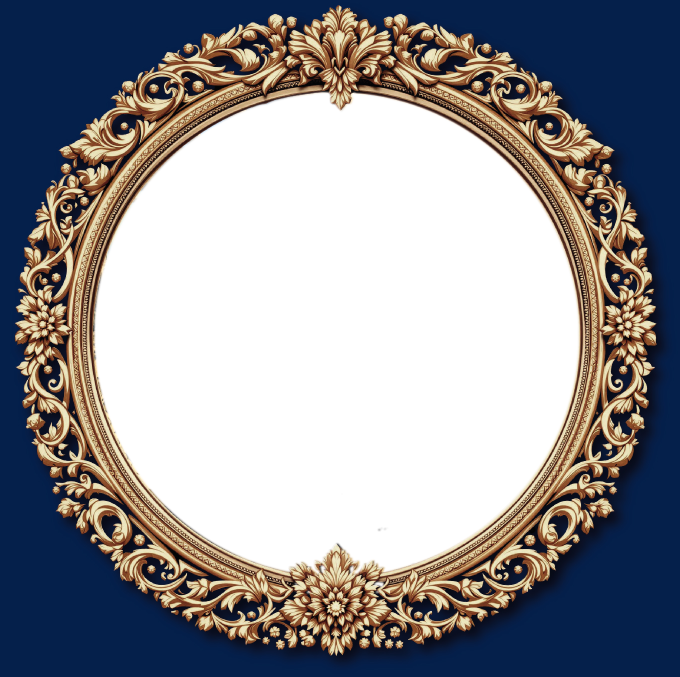
#> input picture config/frame_overlay_template.png, 1360 x 1353 px (shown at 1/2 size)
$ python verify_composite.py ../config/frame_overlay_template.png ../config/frame_overlay_template.png
#> lines starting #> are read from the running program, lines starting #| are printed output that depends on the picture
#!/usr/bin/env python3
"""
Visual Regression Test for Alexandria Cover Designer Compositing.

Compares a composited cover output against its source cover JPG to verify:
1. ORNAMENT ZONE (r > 480px from center): Frame pixels are IDENTICAL to source
2. ART ZONE (r < 370px from center): Pixels DIFFER from source (AI art replaced them)
3. TRANSITION ZONE (370-480px): Smooth blending, no hard edges
4. CENTERING: Art center coincides with medallion center (2864, 1620)

Usage:
    python scripts/verify_composite.py <composited.jpg> <source_cover.jpg>
    python scripts/verify_composite.py <composited.jpg> <source_cover.jpg> --strict
    python scripts/verify_composite.py --batch <output_dir> <source_covers_dir>

Exit codes:
    0 = ALL CHECKS PASSED
    1 = ONE OR MORE CHECKS FAILED
    2 = ERROR (missing files, wrong dimensions, etc.)

This script MUST be run after every compositor change before committing.
Both Claude Cowork and Codex are required to run this and report results.
"""

import argparse
import sys
import json
from pathlib import Path

import numpy as np
from PIL import Image

# ── Known Geometry ──
CENTER_X = 2864
CENTER_Y = 1620
OUTER_FRAME_RADIUS = 500

# ── Test Zone Radii ──
ORNAMENT_ZONE_MIN = 480   # Beyond this = pure frame, must match source
ART_ZONE_MAX = 370        # Inside this = pure art, must differ from source
# Between 370-480 = transition zone (scrollwork + art boundary)

# ── Thresholds ──
ORNAMENT_MATCH_THRESHOLD = 0.995   # 99.5% of ornament pixels must be identical
ART_DIFFER_THRESHOLD = 0.90        # 90% of art zone pixels must differ from source
CHANNEL_DIFF_TOLERANCE = 2         # JPEG compression tolerance (0-255 scale)
CENTERING_TOLERANCE_PX = 5         # Art center must be within 5px of medallion center


def load_image_array(path: Path) -> np.ndarray:
    """Load image as RGB numpy array."""
    img = Image.open(path).convert("RGB")
    return np.array(img, dtype=np.uint8)


def make_radial_mask(shape: tuple, center_x: int, center_y: int, radius: float) -> np.ndarray:
    """Create a boolean mask for pixels within radius of center."""
    h, w = shape[:2]
    yy, xx = np.ogrid[:h, :w]
    dist_sq = (xx - center_x).astype(np.float64)**2 + (yy - center_y).astype(np.float64)**2
    return dist_sq <= radius**2


def check_ornament_zone(composite: np.ndarray, source: np.ndarray) -> dict:
    """Check that ornament zone pixels match the source cover exactly."""
    # Ornament zone: outside ORNAMENT_ZONE_MIN radius but inside image
    ornament_mask = ~make_radial_mask(composite.shape, CENTER_X, CENTER_Y, ORNAMENT_ZONE_MIN)

    # Also exclude pixels outside the outer frame (pure background, may differ)
    frame_outer = make_radial_mask(composite.shape, CENTER_X, CENTER_Y, OUTER_FRAME_RADIUS + 50)
    ornament_mask = ornament_mask & frame_outer

    # But we also want to check the rest of the cover OUTSIDE the medallion area entirely
    # The entire cover outside the medallion region should be identical
    full_cover_mask = ~make_radial_mask(composite.shape, CENTER_X, CENTER_Y, OUTER_FRAME_RADIUS + 50)

    # Combine: check ornament ring + everything outside medallion
    check_mask = ornament_mask | full_cover_mask

    total_pixels = int(np.sum(check_mask))
    if total_pixels == 0:
        return {"pass": False, "error": "No ornament zone pixels found"}

    # Per-pixel max channel difference
    diff = np.max(np.abs(composite.astype(np.int16) - source.astype(np.int16)), axis=2)
    matching = np.sum((diff[check_mask] <= CHANNEL_DIFF_TOLERANCE))
    match_ratio = float(matching) / total_pixels

    passed = match_ratio >= ORNAMENT_MATCH_THRESHOLD
    return {
        "pass": passed,
        "match_ratio": round(match_ratio, 6),
        "threshold": ORNAMENT_MATCH_THRESHOLD,
        "total_pixels": total_pixels,
        "matching_pixels": int(matching),
        "mismatched_pixels": total_pixels - int(matching),
        "message": (
            f"PASS: {match_ratio:.2%} of frame/ornament pixels match source"
            if passed else
            f"FAIL: Only {match_ratio:.2%} of frame/ornament pixels match source "
            f"(need {ORNAMENT_MATCH_THRESHOLD:.1%}). {total_pixels - int(matching):,} pixels differ."
        ),
    }


def check_art_zone(composite: np.ndarray, source: np.ndarray) -> dict:
    """Check that art zone pixels differ from source (AI art replaced them)."""
    art_mask = make_radial_mask(composite.shape, CENTER_X, CENTER_Y, ART_ZONE_MAX)

    total_pixels = int(np.sum(art_mask))
    if total_pixels == 0:
        return {"pass": False, "error": "No art zone pixels found"}

    # Per-pixel max channel difference
    diff = np.max(np.abs(composite.astype(np.int16) - source.astype(np.int16)), axis=2)
    different = np.sum(diff[art_mask] > CHANNEL_DIFF_TOLERANCE)
    differ_ratio = float(different) / total_pixels

    passed = differ_ratio >= ART_DIFFER_THRESHOLD
    return {
        "pass": passed,
        "differ_ratio": round(differ_ratio, 6),
        "threshold": ART_DIFFER_THRESHOLD,
        "total_pixels": total_pixels,
        "different_pixels": int(different),
        "same_pixels": total_pixels - int(different),
        "message": (
            f"PASS: {differ_ratio:.2%} of art zone pixels differ from source (AI art present)"
            if passed else
            f"FAIL: Only {differ_ratio:.2%} of art zone pixels differ from source "
            f"(need {ART_DIFFER_THRESHOLD:.0%}). Original cover art may still be visible."
        ),
    }


def check_centering(composite: np.ndarray, source: np.ndarray) -> dict:
    """Check that the AI art is centered at the medallion center."""
    # Strategy: find the bounding box of pixels that differ significantly
    diff = np.max(np.abs(composite.astype(np.int16) - source.astype(np.int16)), axis=2)
    art_pixels = diff > 20  # Significant difference = art pixel

    # Only look within the medallion area
    medallion_mask = make_radial_mask(composite.shape, CENTER_X, CENTER_Y, OUTER_FRAME_RADIUS)
    art_in_medallion = art_pixels & medallion_mask

    if not np.any(art_in_medallion):
        return {"pass": False, "error": "No art detected in medallion area"}

    # Find center of mass of art pixels
    ys, xs = np.where(art_in_medallion)
    art_center_x = float(np.mean(xs))
    art_center_y = float(np.mean(ys))

    offset_x = abs(art_center_x - CENTER_X)
    offset_y = abs(art_center_y - CENTER_Y)
    offset_total = (offset_x**2 + offset_y**2)**0.5

    passed = offset_total <= CENTERING_TOLERANCE_PX
    return {
        "pass": passed,
        "art_center_x": round(art_center_x, 1),
        "art_center_y": round(art_center_y, 1),
        "expected_center_x": CENTER_X,
        "expected_center_y": CENTER_Y,
        "offset_x": round(offset_x, 1),
        "offset_y": round(offset_y, 1),
        "offset_total": round(offset_total, 1),
        "tolerance": CENTERING_TOLERANCE_PX,
        "message": (
            f"PASS: Art centered at ({art_center_x:.0f}, {art_center_y:.0f}), "
            f"offset {offset_total:.1f}px from medallion center"
            if passed else
            f"FAIL: Art centered at ({art_center_x:.0f}, {art_center_y:.0f}), "
            f"offset {offset_total:.1f}px exceeds {CENTERING_TOLERANCE_PX}px tolerance"
        ),
    }


def check_dimensions(composite: np.ndarray, source: np.ndarray) -> dict:
    """Check output dimensions match source."""
    comp_h, comp_w = composite.shape[:2]
    src_h, src_w = source.shape[:2]

    dims_match = (comp_w == src_w) and (comp_h == src_h)
    expected = (comp_w == 3784 and comp_h == 2777)

    passed = dims_match and expected
    return {
        "pass": passed,
        "composite_size": f"{comp_w}x{comp_h}",
        "source_size": f"{src_w}x{src_h}",
        "expected_size": "3784x2777",
        "message": (
            f"PASS: Dimensions {comp_w}x{comp_h} match source and expected size"
            if passed else
            f"FAIL: Composite={comp_w}x{comp_h}, Source={src_w}x{src_h}, Expected=3784x2777"
        ),
    }


def check_transition_zone(composite: np.ndarray, source: np.ndarray) -> dict:
    """Check the transition zone for quality (no harsh artifacts)."""
    # Transition zone: between ART_ZONE_MAX and ORNAMENT_ZONE_MIN
    inner = make_radial_mask(composite.shape, CENTER_X, CENTER_Y, ART_ZONE_MAX)
    outer = make_radial_mask(composite.shape, CENTER_X, CENTER_Y, ORNAMENT_ZONE_MIN)
    transition_mask = outer & ~inner

    total_pixels = int(np.sum(transition_mask))
    if total_pixels == 0:
        return {"pass": False, "error": "No transition zone pixels found"}

    # Check for harsh color discontinuities (gradient magnitude)
    # High gradient = potential artifact
    comp_gray = np.mean(composite.astype(np.float32), axis=2)

    # Sobel-like gradient (simple difference)
    grad_x = np.abs(np.diff(comp_gray, axis=1, prepend=comp_gray[:, :1]))
    grad_y = np.abs(np.diff(comp_gray, axis=0, prepend=comp_gray[:1, :]))
    gradient = np.sqrt(grad_x**2 + grad_y**2)

    # In transition zone, check for extreme gradients (artifacts)
    transition_gradient = gradient[transition_mask]
    harsh_pixels = np.sum(transition_gradient > 100)  # Very harsh edge
    harsh_ratio = float(harsh_pixels) / total_pixels

    passed = harsh_ratio < 0.02  # Less than 2% harsh pixels
    return {
        "pass": passed,
        "harsh_pixel_ratio": round(harsh_ratio, 6),
        "max_gradient": float(np.max(transition_gradient)),
        "mean_gradient": round(float(np.mean(transition_gradient)), 2),
        "total_pixels": total_pixels,
        "message": (
            f"PASS: Transition zone clean ({harsh_ratio:.2%} harsh pixels)"
            if passed else
            f"FAIL: Transition zone has artifacts ({harsh_ratio:.2%} harsh pixels, "
            f"max gradient={np.max(transition_gradient):.0f})"
        ),
    }


def verify_composite(composite_path: Path, source_path: Path, strict: bool = False) -> dict:
    """Run all verification checks on a composited cover."""
    print(f"\n{'='*70}")
    print(f"COMPOSITE VERIFICATION")
    print(f"  Composite: {composite_path.name}")
    print(f"  Source:    {source_path.name}")
    print(f"{'='*70}\n")

    try:
        composite = load_image_array(composite_path)
        source = load_image_array(source_path)
    except Exception as e:
        print(f"ERROR: Failed to load images: {e}")
        return {"overall_pass": False, "error": str(e)}

    checks = {
        "dimensions": check_dimensions(composite, source),
        "ornament_zone": check_ornament_zone(composite, source),
        "art_zone": check_art_zone(composite, source),
        "centering": check_centering(composite, source),
        "transition_quality": check_transition_zone(composite, source),
    }

    all_passed = all(c["pass"] for c in checks.values())

    for name, result in checks.items():
        status = "PASS" if result["pass"] else "FAIL"
        icon = "+" if result["pass"] else "X"
        print(f"  [{icon}] {name}: {result.get('message', status)}")

    print(f"\n{'='*70}")
    if all_passed:
        print("  RESULT: ALL CHECKS PASSED")
    else:
        failed = [k for k, v in checks.items() if not v["pass"]]
        print(f"  RESULT: FAILED ({len(failed)} check(s): {', '.join(failed)})")
    print(f"{'='*70}\n")

    return {
        "overall_pass": all_passed,
        "checks": checks,
        "composite_path": str(composite_path),
        "source_path": str(source_path),
    }


def main():
    parser = argparse.ArgumentParser(
        description="Verify composited cover output against source cover."
    )
    parser.add_argument("composite", type=Path, help="Path to composited output JPG")
    parser.add_argument("source", type=Path, help="Path to source cover JPG")
    parser.add_argument("--strict", action="store_true", help="Stricter thresholds")
    parser.add_argument("--json", action="store_true", help="Output results as JSON")
    args = parser.parse_args()

    if not args.composite.exists():
        print(f"ERROR: Composite file not found: {args.composite}", file=sys.stderr)
        sys.exit(2)
    if not args.source.exists():
        print(f"ERROR: Source file not found: {args.source}", file=sys.stderr)
        sys.exit(2)

    if args.strict:
        global ORNAMENT_MATCH_THRESHOLD, ART_DIFFER_THRESHOLD, CENTERING_TOLERANCE_PX
        ORNAMENT_MATCH_THRESHOLD = 0.999
        ART_DIFFER_THRESHOLD = 0.95
        CENTERING_TOLERANCE_PX = 3

    result = verify_composite(args.composite, args.source)
#> in load_image_array, `img = Image.open(path).convert("RGB")`:
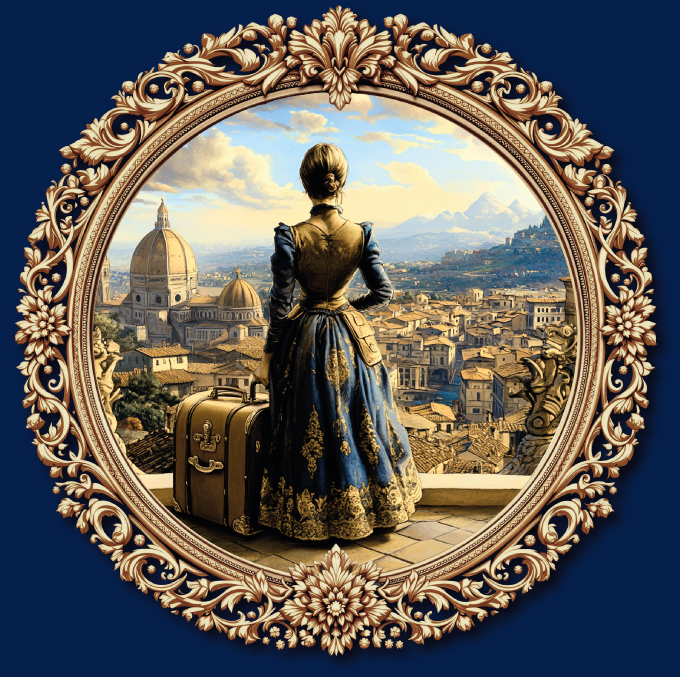
#> img: PIL image 1360x1353 RGB (shown at 1/2 size); mean R, G, B 98.3, 93.8, 89.4
#> in check_ornament_zone, `diff = np.max(np.abs(composite.astype(np.int16) - source.astype(np.int..`: diff: shape (1353, 1360) int16; every value is 0
#> in check_ornament_zone, `matching = np.sum((diff[check_mask] <= CHANNEL_DIFF_TOLERANCE))`: matching = 1840080
#> in check_ornament_zone, `match_ratio = float(matching) / total_pixels`: match_ratio = 1
#> in check_ornament_zone, `passed = match_ratio >= ORNAMENT_MATCH_THRESHOLD`: passed = True
#> call 4 of make_radial_mask, with shape = (1353, 1360, 3), center_x = 2864, center_y = 1620, radius = 370
#> in make_radial_mask (call 4), `dist_sq = (xx - center_x).astype(np.float64)**2 + (yy - center_y).asty..`:
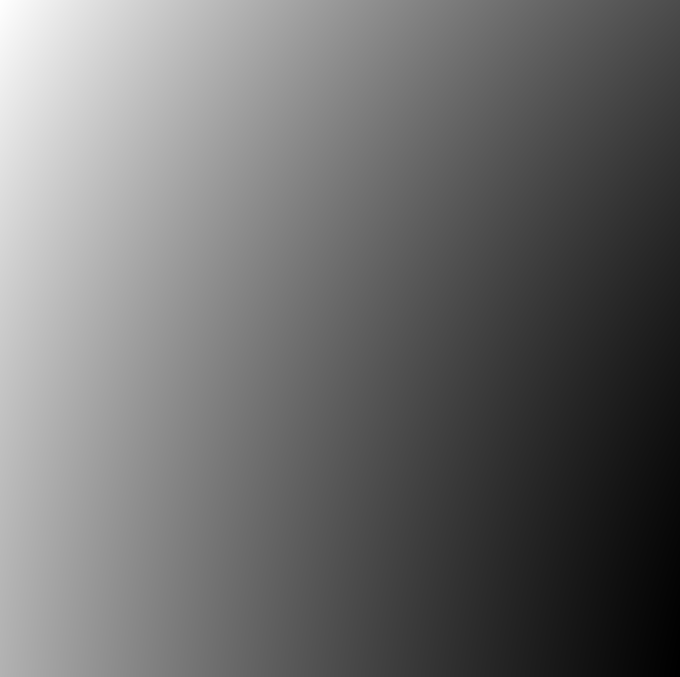
#> dist_sq: shape (1353, 1360) float64 (shown at 1/2 size); min 2336849, max 10826896, mean 5969860.2; drawn with min black and max white
#> in make_radial_mask (call 4), `return dist_sq <= radius**2`: returned value: shape (1353, 1360) bool; every value is 0
#> in check_art_zone, `total_pixels = int(np.sum(art_mask))`: total_pixels = 0
#> in verify_composite, `all_passed = all(c["pass"] for c in checks.values())`: all_passed = False
#> the loop in verify_composite, `for name, result in checks.items():` made 5 passes
#> (name, status, icon) on passes 1, 2, 4: ('dimensions', 'FAIL', 'X'), ('ornament_zone', 'PASS', '+'), ('centering', 'FAIL', 'X')
#|   [X] dimensions: FAIL: Composite=1360x1353, Source=1360x1353, Expected=3784x2777
#|   [+] ornament_zone: PASS: 100.00% of frame/ornament pixels match source
#|   [X] art_zone: FAIL
#|   [X] centering: FAIL
#|   [X] transition_quality: FAIL
#> in verify_composite, `failed = [k for k, v in checks.items() if not v["pass"]]`: failed = ['dimensions', 'art_zone', 'centering', 'transition_quality']
#|   RESULT: FAILED (4 check(s): dimensions, art_zone, centering, transition_quality)
#> result = 4 items

    if args.json:
        # Sanitize for JSON serialization
        def sanitize(obj):
            if isinstance(obj, (np.integer,)):
                return int(obj)
            if isinstance(obj, (np.floating,)):
                return float(obj)
            if isinstance(obj, np.ndarray):
                return obj.tolist()
            return obj

        clean = json.loads(json.dumps(result, default=sanitize))
        print(json.dumps(clean, indent=2))

#> (the run stopped early here; a loop or call above may not have finished)
